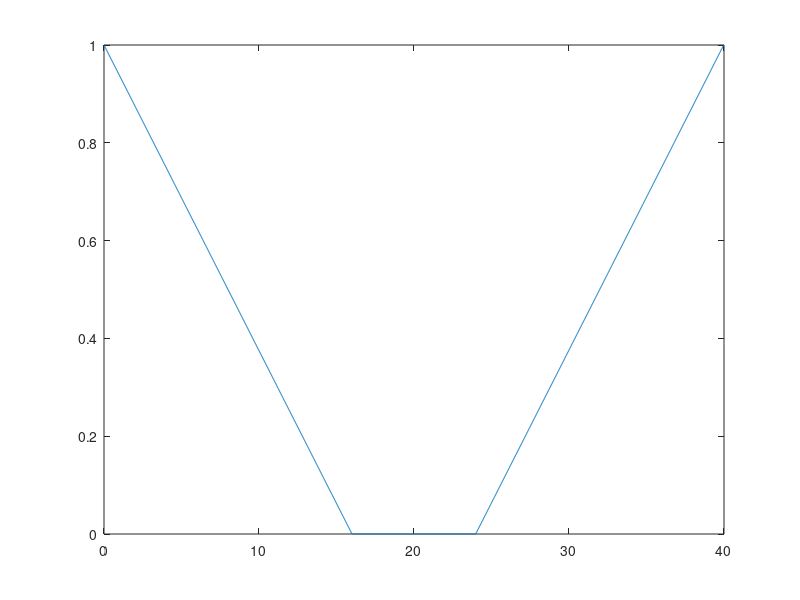
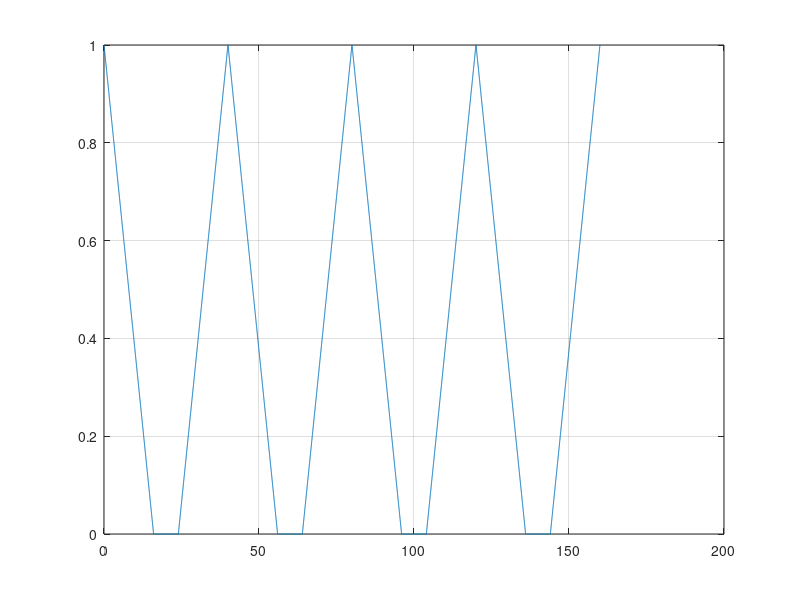
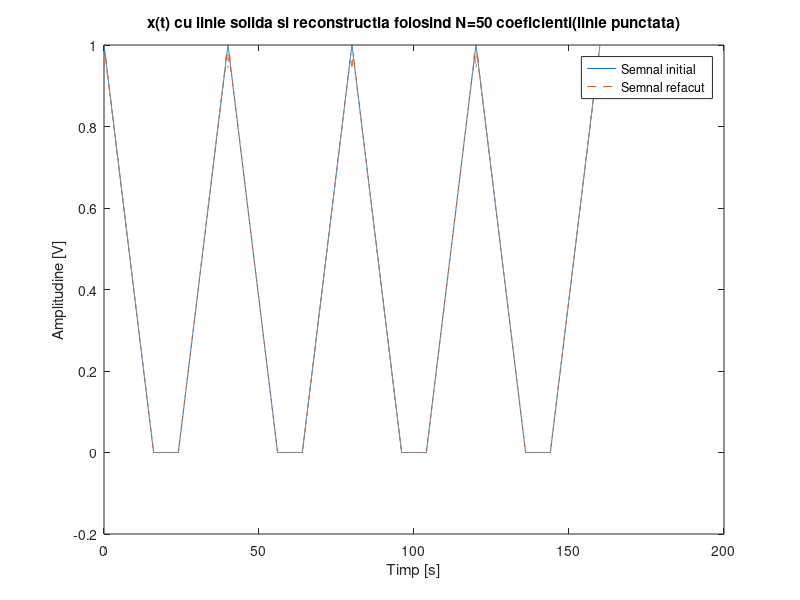
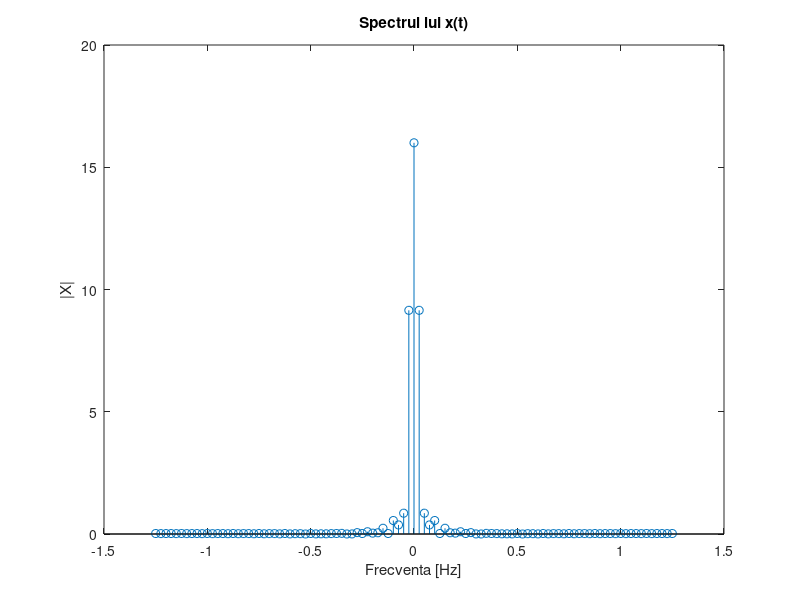

These figures' MATLAB source, in order:
%Mutica Irina Georgia, 421C, nr. de ordine 16

N = 50; % numarul de coeficienti
D = 16; % durata de crestere = nr de ordine
P = 40; % perioada
F=1/P; % frecventa
w0=2*pi/P; % pulsatia
r=0.02; % rezolutia
t=0:r:P-r; % vectorul timp pentru o perioada
 
%constructia unei perioade a semnalului
x = zeros(1,size(t,2)); % initializarea lui x cu zerouri
for i=0 : 1 : D/r
   x(i+1) = 1 - 1/16*i*r ; %unde 16 e D, durata de crestere
end
 
m=0
for i=(P-D)/r : 1 : P/r    
    x(i) = 1/16 * m * r;
    m=m+1;
end
 
%reprezentarea unei perioade a semnalului
figure(1), plot(t,x)
 
t_4p = 0:r:4*P-r; % vectorul timp pentru 4 perioade
x_4p = repmat(x,1,4); % replicarea matricii pentru generarea a 4 perioade ale semnalului
 
%reprezentarea a 4 perioade ale semnalului
figure(2),plot(t_4p,x_4p)
grid on
 
% determinarea coeficientilor fourier
for k = -N:N   %pt un N mai mare, reprezentarea semnalului este mai precisa
    a = x;
    a = a.*exp(-j*k*w0*t);
    X(k+51) = trapz(t,a); % calculam integrala cu metoda trapezului (metoda convenabila aici)
end
 
x_refacut(1:length(t)) = 0; % initializarea semnalului reconstruit cu N puncte
 
%reconstructia lui x(t) folosind N coeficienti:
for i = 1:length(t);
for k = -N:N
x_refacut(i) = x_refacut(i) + (1/P)*X(k+N+1)*exp(j*k*w0*t(i));
end
end
 
figure(3); %prin zoom in se vede mult mai bine cum arata de fapt semnalul,
           %dar am ales aceasta scala pentru a se vedea mai bine rezultatul
           %final si cum se apropie de cel original

plot(t_4p,x_4p); % afisam x(t) - 4 perioade
title('x(t) cu linie solida si reconstructia folosind N=50 coeficienti(linie punctata)');
hold on
x_refacut_4p = repmat(x_refacut,1,4); % replicam matricea pentru generarea a 4 perioade
plot(t_4p,x_refacut_4p,'--'), legend('Semnal initial','Semnal refacut'); % afisam semnalul x refacut
xlabel('Timp [s]');
ylabel('Amplitudine [V]');
 
f = -N*F:F:N*F; % vectorul de frecvente
 
figure(4), stem(f,abs(X)), title('Spectrul lui x(t)'), xlabel('Frecventa [Hz]'), ylabel('|X|');

%Seriile Fourier sunt o unealta matematica folosita pentru a analiza
%functiile periodice descompunandu-le intr-o suma ponderata de functii sinusoidale.
%Fiecare functie sinusoidala are un coeficient(pondere).
%Reprezentarea spectrala ne arata frecventele si ponderile sinusoidelor prin care poate
%fi aproximat semnalul.
%Semnalul reconstruit pe baza coeficientilor Fourier devine din ce in ce mai
%apropiat de semnalul original, cu cat sunt luati in considerare mai multi
%termeni ai dezvoltarii.